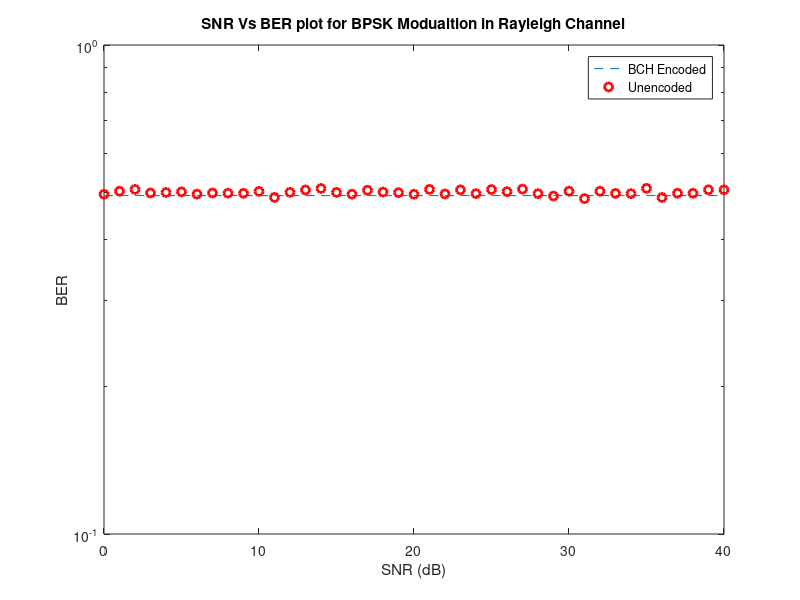

Here is the MATLAB script that generated this plot:
clear all
close all
n = 9800;
data = randi([0 1],1, n);

gen = [1 0 0 0 1 0 1 1 1];

gen_mtx = [gen zeros(1,6)];

%BCH Encoding
for i = 1:5
    gen_mtx = [gen_mtx; [zeros(1,i) gen zeros(1,6-i)]];
end
gen_mtx = [gen_mtx; zeros(1,6) gen];
%Making Generator Matrix Systematic
 gen_mtx(1,:) = gen_mtx(1,:) + gen_mtx(5,:);
 gen_mtx(2,:) = gen_mtx(2,:) + gen_mtx(6,:);
 gen_mtx(1,:) = gen_mtx(1,:) + gen_mtx(7,:);
 gen_mtx(3,:) = gen_mtx(3,:) + gen_mtx(7,:);
 gen_mtx = mod(gen_mtx,2);
data_ecc = [];
for i=7:7:n
    %BCH Encoding
   data_ecc = [data_ecc mod(data(i-6:i)*gen_mtx,2)]; 
end

%BPSK Modulation
data_ecc_mod = [];
for i = 1:length(data_ecc)
    if data_ecc(i) == 0
        data_ecc_mod = [data_ecc_mod -1];
    else
        data_ecc_mod = [data_ecc_mod 1];
    end
        
end

%Adding noise to modulated signal
BER = [];
BER1 = [];
for SNR=0:1:40
    
    
     N0 = 1/10^(SNR/10);
        
        % Rayleigh channel fading
        h = 1/sqrt(2)*[randn(1,length(data_ecc_mod)) + j*randn(1,length(data_ecc_mod))]; 

        % Send over Gaussian Link to the receiver
        data_ecc_mod_noise = h.*data_ecc_mod + sqrt(N0/2)*(randn(1,length(data_ecc_mod))+i*randn(1,length(data_ecc_mod)));
        data_ecc_mod_noise = data_ecc_mod_noise./h;
   
    %scatterplot(data_mod_noise);
    data_ecc_demod = [];
    for l=1:length(data_ecc)
        if data_ecc_mod_noise(l) < 0
            data_ecc_demod = [data_ecc_demod 0];
        else
            data_ecc_demod = [data_ecc_demod 1];
        end
       
    end
  BER1 = [BER1 sum(abs(data_ecc_demod - data_ecc))/length(data_ecc_demod)];

alpha_matrix = [[1 0 0 0]; [0 1 0 0]; [0 0 1 0]; [0 0 0 1]; [1 1 0 0]; [0 1 1 0]; [ 0 0 1 1]; [1 1 0 1]; [1 0 1 0]; [0 1 0 1]; [1 1 1 0]; [0 1 1 1]; [1 1 1 1]; [1 0 1 1]; [1 0 0 1]];
alpha3_matrix = [[1 0 0 0]; [ 0 0 0 1]; [0 0 1 1]; [0 1 0 1]; [1 1 1 1]];
alpha3_matrix = [alpha3_matrix;alpha3_matrix;alpha3_matrix];
data_demod = [];
for k = 1:15:length(data_ecc_demod)
    %data_ecc_demod(1:15)
    %data_ecc_demod(2) = 1;
    %data_ecc_demod(5) = 1;
    %data_ecc_demod(7) = 1;
    data_temp = data_ecc_demod(k:k+14);
    s1 = mod(data_temp*alpha_matrix,2);
    s3 = mod(data_temp*alpha3_matrix,2);
    p1 = -1;
    p3 = -1;
    for i = 1:15
        if s1 == alpha_matrix(i,:)
            p1 = i - 1;
        end
        if s3 == alpha_matrix(i,:)
            p3 = i-1;
        end
    end
    error1 = -1;
    error2 = -1;
    %p1,p3 are the powers of alpha, of s1 and s3
    if p1==-1 && p3==-1
    %implies no error. Pass along decoded vector as is.

    elseif p1==-1
            %Error detected but can not be corrected. 
    else
        %Error detected.
        c1 = s1;
        IMP = mod(p1*3,15);
        IMS = mod(s3 + alpha_matrix(IMP+1,:),2);
        temp = 0;
        if IMS == [0 0 0 0]
            %Only single error, at location p1+1
            error1 = p1+1;
            temp = 0;
            c2 = IMS;
        else
            %More than one error. Must be found by using for loop, and putting
            %in values for A(x)
            for i = 1:15
             if IMS == alpha_matrix(i,:)
                temp = i - 1;
              end
            end
            c2 = alpha_matrix(mod(temp - p1,15)+1,:);
            %FOR loop to iterate over x in A(x)
            for i = 1:15

                x2 = alpha_matrix(mod((i-1).*2,15)+1,:);
                x1 = alpha_matrix(mod(p1+i-1,15)+1,:);
                x0 = c2;
                Xeq = mod(x2 + x1 + c2,2);
                if Xeq == [0 0 0 0]
                    if error1 == -1
                        error1 = i;
                    elseif error2 == -1
                        error2 =i;
                    else
                        break;
                    end
                end

            end
            %At end of for loop, error1 and error2 will have locations of error. 
            %Simply add 1 mod 2, to that location, and we will have the
            %ECC version of the demodulated data
            

        end
    end
    if error1 ~= -1
        data_temp(error1) = mod(data_temp(error1)+1,2);
    end
    if error2 ~= -1
        data_temp(error2) = mod(data_temp(error2)+1,2);
    end
    data_demod = [data_demod data_temp(1:7)];
end
SNR;
BER = [BER sum(abs(data_demod - data))/length(data)];
end


bit_count = 10000;

%Range of SNR over which to simulate
SNR = 0: 1: 40;

% Start the main calculation loop
for aa = 1: 1: length(SNR)
    
    % Initiate variables
    T_Errors = 0;
    T_bits = 0;
    
    % Keep going until you get 100 errors
    while T_Errors < 100
    
        % Generate some random bits
        uncoded_bits  = round(rand(1,bit_count));

        % BPSK modulator
        tx = -2*(uncoded_bits-0.5);
    
        % Noise variance
        N0 = 1/10^(SNR(aa)/10);
        
        % Rayleigh channel fading
        h = 1/sqrt(2)*[randn(1,length(tx)) + j*randn(1,length(tx))]; 

        % Send over Gaussian Link to the receiver
        rx = h.*tx + sqrt(N0/2)*(randn(1,length(tx))+i*randn(1,length(tx)));
        
%---------------------------------------------------------------

        % Equalization to remove fading effects. Ideal Equalization
        % Considered
        rx = rx./h;
        
        % BPSK demodulator at the Receiver
        rx2 = rx < 0;
    
        % Calculate Bit Errors
        diff = uncoded_bits - rx2;
        T_Errors = T_Errors + sum(abs(diff));
        T_bits = T_bits + length(uncoded_bits);
        
    end
    % Calculate Bit Error Rate
    BER2(aa) = T_Errors / T_bits;
    disp(sprintf('bit error probability = %f',BER2(aa)));

end

SNR = 0:1:40
figure;
semilogy(SNR,BER,'--')
hold on;
xlabel('SNR (dB)');
ylabel('BER');
title('SNR Vs BER plot for BPSK Modualtion in Rayleigh Channel');
semilogy(SNR,BER2,'or','LineWidth',2);
legend('BCH Encoded','Unencoded');

